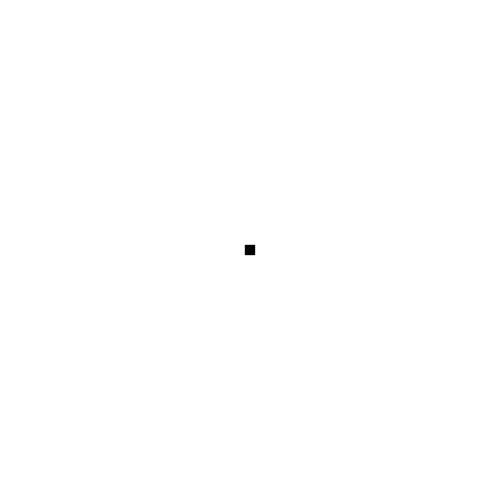
Frame 1 (no input)
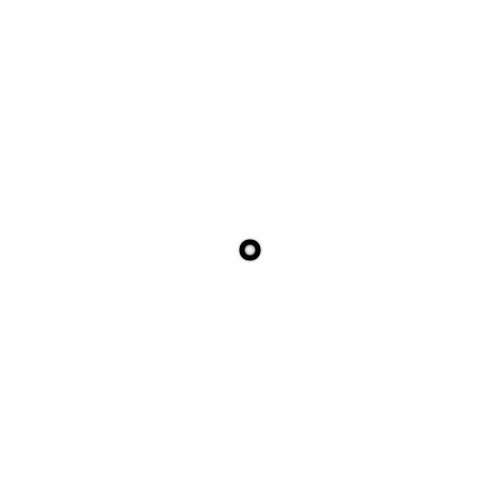
Frame 60 (no input)
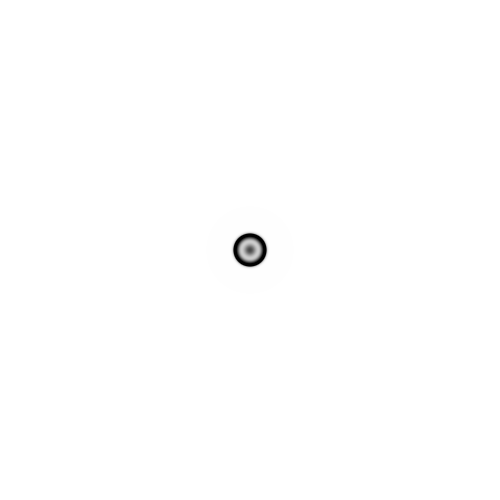
Frame 120 (the mouse pressed at the canvas centre since frame 60)

The p5.js sketch that drew these frames (run headless with seeded random() and noise() and a simulated clock; from frame 60 on, the mouse is pressed at the canvas centre):

// p5.js sketch
// ── sketch.js
var grid;
var next;

var dA = 0.5;
var dB = 0.5;
var feed = 0.05;
var k = 0.220;
var time = 1.1;

var canvasSize = 500;
var dropSize = 10;

function setup() {
  createCanvas(canvasSize, canvasSize);
  pixelDensity(1);
  grid = [];
  next = [];
  for (var x = 0; x < width; x++) {
    grid[x] = [];
    next[x] = [];
    for (var y = 0; y < height; y++) {
      grid[x][y] = {
        a: 1,
        b: 0
      };
      next[x][y] = {
        a: 1,
        b: 0
      };
    }
  }

  addDrop();

}

function addDrop(){
  for (var i = (canvasSize-dropSize)/2; i < (canvasSize+dropSize)/2; i++) {
    for (var j = (canvasSize-dropSize)/2; j < (canvasSize+dropSize)/2; j++) {
      grid[i][j].b = 1;
    }
  }
}

function draw() {
  background(51);

  for (var x = 1; x < width - 1; x++) {
    for (var y = 1; y < height - 1; y++) {
      var a = grid[x][y].a;
      var b = grid[x][y].b;
      next[x][y].a = a +
        (dA * laplaceA(x, y)) -
        (a * b * b) +
        (feed * (1 - a));
      next[x][y].b = b +
        (dB * laplaceB(x, y)) +
        (a * b * b) -
        ((k + feed) * b);

      next[x][y].a*=time;
      next[x][y].b*=time;

      next[x][y].a = constrain(next[x][y].a, 0, 1);
      next[x][y].b = constrain(next[x][y].b, 0, 1);
    }
  }


  loadPixels();
  for (var x = 0; x < width; x++) {
    for (var y = 0; y < height; y++) {
      var pix = (x + y * width) * 4;
      var a = next[x][y].a;
      var b = next[x][y].b;
      var c = floor((a - b) * 255);
      c = constrain(c, 0, 255);
      pixels[pix + 0] = c;
      pixels[pix + 1] = c;
      pixels[pix + 2] = c;
      pixels[pix + 3] = 255;
    }
  }
  updatePixels();


  swap();


}


function laplaceA(x, y) {
  var sumA = 0;
  sumA += grid[x][y].a * -1;
  sumA += grid[x - 1][y].a * 0.2;
  sumA += grid[x + 1][y].a * 0.2;
  sumA += grid[x][y + 1].a * 0.2;
  sumA += grid[x][y - 1].a * 0.2;
  sumA += grid[x - 1][y - 1].a * 0.05;
  sumA += grid[x + 1][y - 1].a * 0.05;
  sumA += grid[x + 1][y + 1].a * 0.05;
  sumA += grid[x - 1][y + 1].a * 0.05;
  return sumA;
}

function laplaceB(x, y) {
  var sumB = 0;
  sumB += grid[x][y].b * -1;
  sumB += grid[x - 1][y].b * 0.2;
  sumB += grid[x + 1][y].b * 0.2;
  sumB += grid[x][y + 1].b * 0.2;
  sumB += grid[x][y - 1].b * 0.2;
  sumB += grid[x - 1][y - 1].b * 0.05;
  sumB += grid[x + 1][y - 1].b * 0.05;
  sumB += grid[x + 1][y + 1].b * 0.05;
  sumB += grid[x - 1][y + 1].b * 0.05;
  return sumB;
}



function swap() {
  var temp = grid;
  grid = next;
  next = temp;
}
